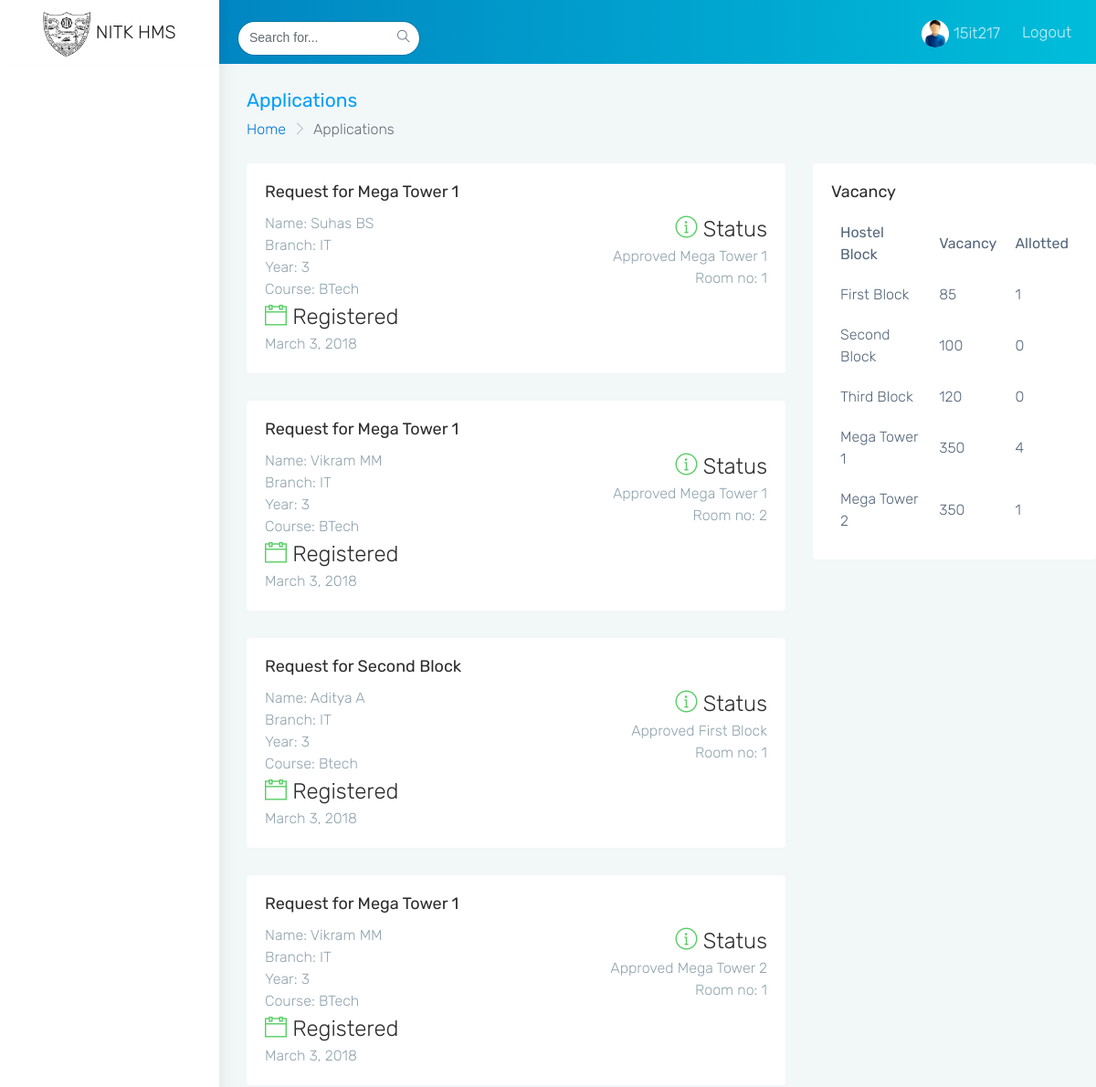
Before: /hms/applications/ (signed in, upper part) with the older database file.
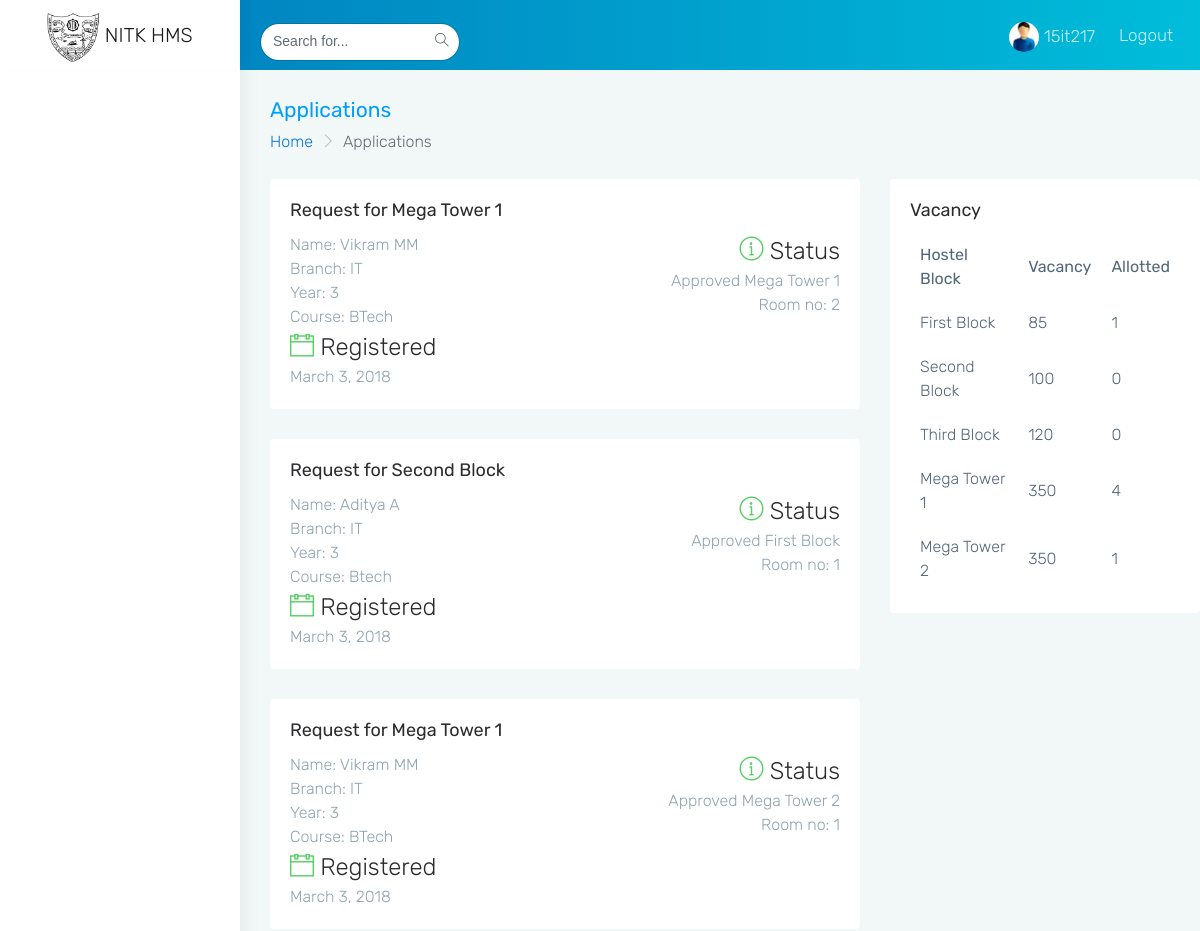
After: the same page with the newer database file.
### HMSApp/models.py (models this page shows, shortened)
class RoomAllotment(models.Model):
	student = models.ForeignKey(Student, on_delete=models.CASCADE)
	preferred_block = models.ForeignKey(HostelBlock, on_delete=models.CASCADE, related_name='preference')
	allotted_block = models.ForeignKey(HostelBlock, on_delete=models.CASCADE, related_name='allotted', null=True)
	status = models.CharField(max_length=50)
	room_no = models.IntegerField(null=True)
	date = models.DateTimeField(auto_now_add=True, null=True)

class HostelBlock(models.Model):
	block_name = models.CharField(max_length=50)
	occupancy = models.IntegerField()
	total_rooms = models.IntegerField()
	allotted_rooms = models.IntegerField()
	def __str__(self):
		return self.block_name

class Student(models.Model):
	COURSE_CHOICES = (
    ('BTech', 'BTech'),
    ('MTech', 'MTech'),
    ('PhD', 'PhD'),
	)
	user = models.OneToOneField(User, models.CASCADE)
	reg_no = models.CharField(max_length=10, blank=True)
	branch = models.CharField(max_length=20,blank=True)
	first_name = models.CharField(max_length=50,blank=True)
	last_name = models.CharField(max_length=50,blank=True)
	course = models.CharField(max_length=10,blank=True, choices=COURSE_CHOICES)
	year = models.IntegerField(blank=True, null=True)

### HMSApp/views.py (the view)
# urls.py: url(r'^applications/(?P<req_id>\d+)/$$', login_required(views.AllApplicationsView.as_view()), name='all_applications'),
class AllApplicationsView(View):
	def get(self, request):
		form = RoomAllotmentFormAdmin
		all_applications = RoomAllotment.objects.all()
		hostel_blocks = HostelBlock.objects.all()
		return render(request, 'HMSApp/all_applications.html', {'form':form, 'applications':all_applications, 'hostel_blocks':hostel_blocks})
	def post(self, request, **kwargs):
		obj = RoomAllotment.objects.get(pk=int(kwargs['req_id']))
		form = RoomAllotmentFormAdmin(request.POST,instance=obj)
		appl = form.save(commit=False)
		if appl.status == "Approval Pending":
			appl.allotted_block.allotted_rooms +=1
			appl.room_no = appl.allotted_block.allotted_rooms
			appl.allotted_block.save()
		appl.status = "Approved"
		appl.save()
		all_applications = RoomAllotment.objects.all()
		return redirect("/hms/applications/")

### HMSApp/templates/HMSApp/all_applications.html (shortened to what this page needs)
{% extends 'HMSApp/index.html' %}
{% load extra_filters %}
{% block dashboard %}
	<div class="row page-titles">
	    <div class="col-md-6 col-8 align-self-center">
	        <h3 class="text-themecolor m-b-0 m-t-0">Applications</h3>
	        <ol class="breadcrumb">
	            <li class="breadcrumb-item"><a href="javascript:void(0)">Home</a></li>
	            <li class="breadcrumb-item active">Applications</li>
	        </ol>
	    </div>
	</div>
	<div class="row">
                    <div class="col-sm-8">
                    {% for req in applications %}
                     <div class="row">
                      <div class="col-sm">
                        <div class="card" >
                            <div class="card-block">
                                <h4 class="card-title">Request for {{ req.preferred_block }}</h4>
                                <div>
                                <div class="text-left" style="display: inline-block;">
                                    <span class="text-muted">Name: {{req.student.first_name}}</span>
                                    <span class="text-muted">{{req.student.last_name}}</span>
                                    <br>
                                    <span class="text-muted">Branch: {{req.student.branch}}</span>
                                    <br>
                                    <span class="text-muted">Year: {{req.student.year}}</span>
                                    <br>
                                    <span class="text-muted">Course: {{req.student.course}}</span>
                                </div>
                                <div class="text-right" style='display: inline-block; float: right'>
                                    <h2 class="font-light m-b-0"><i class="ti-info-alt text-{%  if req.status == 'Approval Pending' %}danger{% else %}success{% endif %}"></i> Status</h2>
                                    <span class="text-muted">{{req.status}} {% if req.allotted_block %}{{req.allotted_block}}
                                    {% endif %}
                                    </span>
                                    {% if req.room_no %}
                                    <br>
                                    <span class="text-muted">Room no: {{req.room_no}}</span>
                                    {% endif %}
                                </div>
                                </div>
                                <div>
                                 <div class="text-left" style='display: inline-block'>
                                    <h2 class="font-light m-b-0"><i class="ti-calendar text-success"></i> Registered</h2>
                                    <span class="text-muted">{{req.date.date}}</span>
                                </div>
                            </div>
                        </div>
                        </div>
                     </div>
                     </div>
                     {% endfor %}
                    </div>
                    <div class="col-sm-4" >
                        <div class="card" style="position: fixed; float: right;">
                            <div class="card-block">
                                <h4 class="card-title">Vacancy</h4>
                                <table cellpadding="10px">
                                    <thead><tr><th>Hostel Block</th><th>Vacancy</th><th>Allotted</th></tr></thead>
                                    <tbody>
                                        {% for hostel in hostel_blocks %}
                                        <tr>
                                        <td>{{ hostel.block_name }}</td>
                                        <td>{{ hostel.total_rooms }}
                                        <td>{{ hostel.allotted_rooms }}
                                        </tr>
                                        {% endfor %}
                                    </tbody>
                                </table>
                            </div>
                        </div>
                    </div>
                </div>
{% endblock %}

Changed rows visible on the page:
removed RoomAllotment: preferred_block "Mega Tower 1", student.first_name "Suhas", student.last_name "BS", student.branch "IT", student.year "3", student.course "BTech", status "Approved", allotted_block "Mega Tower 1", room_no "1", date "March 3, 2018"
